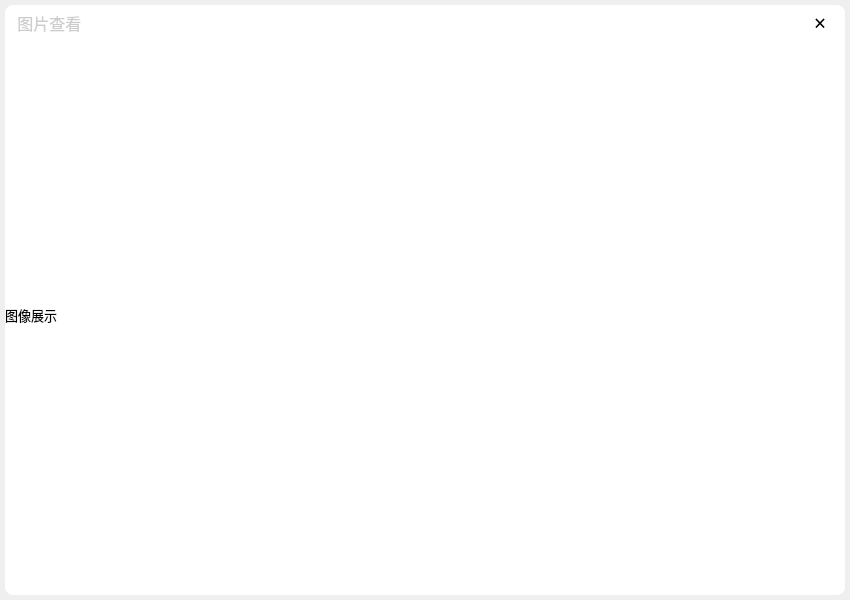
<?xml version="1.0" encoding="UTF-8"?>
<ui version="4.0">
 <class>ImagePreviewDialog</class>
 <widget class="QWidget" name="ImagePreviewDialog">
  <property name="geometry">
   <rect>
    <x>0</x>
    <y>0</y>
    <width>850</width>
    <height>600</height>
   </rect>
  </property>
  <property name="windowTitle">
   <string>Form</string>
  </property>
  <layout class="QVBoxLayout" name="verticalLayout" stretch="0">
   <property name="spacing">
    <number>5</number>
   </property>
   <property name="leftMargin">
    <number>5</number>
   </property>
   <property name="topMargin">
    <number>5</number>
   </property>
   <property name="rightMargin">
    <number>5</number>
   </property>
   <property name="bottomMargin">
    <number>5</number>
   </property>
   <item>
    <widget class="QWidget" name="shadowwidget" native="true">
     <layout class="QVBoxLayout" name="verticalLayout_2">
      <property name="spacing">
       <number>0</number>
      </property>
      <property name="leftMargin">
       <number>0</number>
      </property>
      <property name="topMargin">
       <number>0</number>
      </property>
      <property name="rightMargin">
       <number>0</number>
      </property>
      <property name="bottomMargin">
       <number>0</number>
      </property>
      <item>
       <widget class="QWidget" name="widget_1" native="true">
        <property name="minimumSize">
         <size>
          <width>0</width>
          <height>35</height>
         </size>
        </property>
        <property name="maximumSize">
         <size>
          <width>16777215</width>
          <height>35</height>
         </size>
        </property>
        <property name="styleSheet">
         <string notr="true">#widget_1 {
    /* 浅灰色背景（微信PC端常用浅灰） */
    background-color: #FFFFFF !important;

    /* 左上角圆角8px（保持原始值，不×5） */
    border-top-left-radius: 8px !important;
    /* 左下角圆角8px（保持原始值） */
    /* border-bottom-left-radius: 8px !important;*/
    border-top-right-radius: 8px !important;
    /* 右上/右下不设圆角，默认尖角，无需额外写 */
    /* 强制显示，排除隐藏/透明干扰 */
    visibility: visible !important;
    opacity: 1 !important;
}
</string>
        </property>
        <layout class="QHBoxLayout" name="horizontalLayout_2">
         <property name="spacing">
          <number>0</number>
         </property>
         <property name="leftMargin">
          <number>0</number>
         </property>
         <property name="topMargin">
          <number>0</number>
         </property>
         <property name="rightMargin">
          <number>0</number>
         </property>
         <property name="bottomMargin">
          <number>0</number>
         </property>
         <item>
          <widget class="QWidget" name="widget_1_2" native="true">
           <property name="minimumSize">
            <size>
             <width>150</width>
             <height>0</height>
            </size>
           </property>
           <property name="maximumSize">
            <size>
             <width>150</width>
             <height>16777215</height>
            </size>
           </property>
           <layout class="QHBoxLayout" name="horizontalLayout_3">
            <property name="spacing">
             <number>0</number>
            </property>
            <property name="leftMargin">
             <number>0</number>
            </property>
            <property name="topMargin">
             <number>0</number>
            </property>
            <property name="rightMargin">
             <number>0</number>
            </property>
            <property name="bottomMargin">
             <number>0</number>
            </property>
            <item>
             <widget class="QLabel" name="label_1_2">
              <property name="font">
               <font>
                <family>微软雅黑</family>
                <pointsize>12</pointsize>
               </font>
              </property>
              <property name="styleSheet">
               <string notr="true">#label_1_2 {
    /* 浅灰色文字（#CCCCCC是通用浅灰，视觉舒适） */
    color: #CCCCCC !important;
    /* 可选：防止父样式覆盖，兜底 */
    background-color: transparent !important;
}</string>
              </property>
              <property name="text">
               <string>   图片查看</string>
              </property>
             </widget>
            </item>
           </layout>
          </widget>
         </item>
         <item>
          <spacer name="horizontalSpacer">
           <property name="orientation">
            <enum>Qt::Orientation::Horizontal</enum>
           </property>
           <property name="sizeHint" stdset="0">
            <size>
             <width>337</width>
             <height>20</height>
            </size>
           </property>
          </spacer>
         </item>
         <item>
          <widget class="QWidget" name="widget_1_1" native="true">
           <property name="enabled">
            <bool>true</bool>
           </property>
           <property name="minimumSize">
            <size>
             <width>50</width>
             <height>35</height>
            </size>
           </property>
           <property name="maximumSize">
            <size>
             <width>50</width>
             <height>35</height>
            </size>
           </property>
           <layout class="QHBoxLayout" name="horizontalLayout">
            <property name="spacing">
             <number>0</number>
            </property>
            <property name="leftMargin">
             <number>0</number>
            </property>
            <property name="topMargin">
             <number>0</number>
            </property>
            <property name="rightMargin">
             <number>0</number>
            </property>
            <property name="bottomMargin">
             <number>0</number>
            </property>
            <item>
             <widget class="QPushButton" name="btnclose">
              <property name="minimumSize">
               <size>
                <width>0</width>
                <height>35</height>
               </size>
              </property>
              <property name="maximumSize">
               <size>
                <width>16777215</width>
                <height>35</height>
               </size>
              </property>
              <property name="font">
               <font>
                <family>楷体</family>
                <pointsize>16</pointsize>
               </font>
              </property>
              <property name="styleSheet">
               <string notr="true">#btnclose {
    /* 基础样式：无边框 + 四角圆角 + 透明背景 */
    border: none !important;                /* 彻底隐藏边框 */

    background: transparent !important;     /* 初始透明 */
    /* 右上角圆角8px（保持原始值，不×5） */
    border-top-right-radius: 8px !important;

    outline: none !important;               /* 去掉焦点框（QT默认点击后会有） */
}


/* 鼠标悬浮：浅一号的玫瑰红 */
#btnclose:hover {
    background-color: #E02041 !important; /* 悬浮浅玫瑰红，比默认色淡 */
	color: #FFFFFF !important; /* 悬浮时字体白色 */
}

/* 鼠标按下：颜色变深（深一号的玫瑰红） */
#btnclose:pressed {
    background-color: #C01838 !important; /* 按下深玫瑰红，比默认色深 */
	color: #FFFFFF !important; /* 悬浮时字体白色 */
}</string>
              </property>
              <property name="text">
               <string>×</string>
              </property>
             </widget>
            </item>
           </layout>
          </widget>
         </item>
        </layout>
       </widget>
      </item>
      <item>
       <widget class="QWidget" name="widget_2" native="true">
        <property name="minimumSize">
         <size>
          <width>780</width>
          <height>555</height>
         </size>
        </property>
        <property name="maximumSize">
         <size>
          <width>850</width>
          <height>555</height>
         </size>
        </property>
        <property name="styleSheet">
         <string notr="true">#widget_2 {
    background-color: #FFFFFF !important;
    visibility: visible !important;
    opacity: 1 !important;
    border: none !important;

    /* QT全版本兼容的左右阴影（单阴影写法，无语法错误） */
    box-shadow: 0 0 10px 2px rgba(0, 0, 0, 0.08) !important;

    qproperty-frameShape: NoFrame;
    qproperty-frameShadow: Plain;
    background-clip: padding-box !important;

    /* 左下角圆角8px（保持原始值，不×5） */
    border-bottom-left-radius: 8px !important;
    /* 左下角圆角8px（保持原始值） */
    /* border-bottom-left-radius: 8px !important;*/
    border-bottom-right-radius: 8px !important;

}</string>
        </property>
        <widget class="QLabel" name="imageLabel">
         <property name="geometry">
          <rect>
           <x>0</x>
           <y>0</y>
           <width>850</width>
           <height>550</height>
          </rect>
         </property>
         <property name="font">
          <font>
           <family>华光粗黑_CNKI</family>
           <pointsize>10</pointsize>
          </font>
         </property>
         <property name="styleSheet">
          <string notr="true"/>
         </property>
         <property name="text">
          <string>图像展示</string>
         </property>
        </widget>
       </widget>
      </item>
     </layout>
    </widget>
   </item>
  </layout>
 </widget>
 <resources/>
 <connections/>
</ui>
